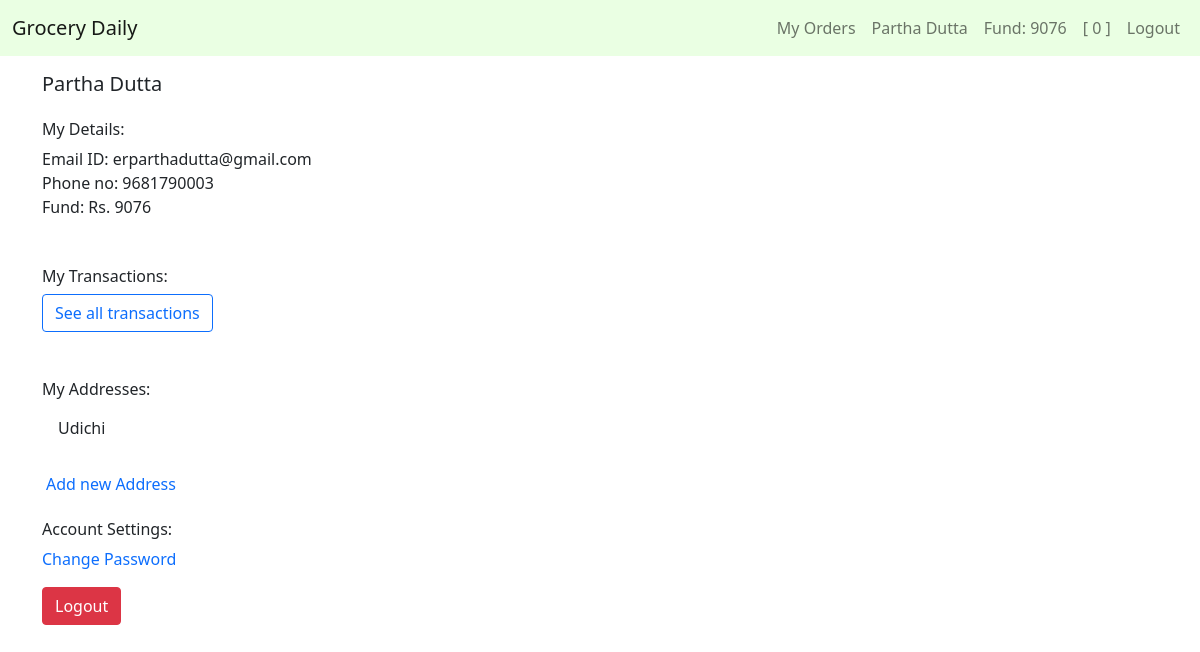
The app's page /account (signed in) with its own data.
### tables this page shows
CREATE TABLE users (user_id INTEGER PRIMARY KEY AUTOINCREMENT NOT NULL, name TEXT NOT NULL, email TEXT NOT NULL, phone INTEGER NOT NULL, hash TEXT NOT NULL, cash NUMERIC DEFAULT 0.00);

### app.py (the view)
@app.route("/account", methods=["GET", "POST"])
@login_required
def account():
    user_id = session["user_id"]
    user_data = db.execute("SELECT * FROM users WHERE user_id = ?;", user_id)
    address = db.execute("SELECT address FROM address WHERE user_id= ?", f'{user_id}')
    address = address[0]['address']
    address = json.loads(address)
    return render_template("account.html", user_data=user_data, address=address)

### app.py (called while the page is built)
@app.after_request
def after_request(response):
    response.headers["Cache-Control"] = "no-cache, no-store, must-revalidate"
    response.headers["Expires"] = 0
    response.headers["Pragma"] = "no-cache"
    return response

def login_required(f):
    @wraps(f)
    def decorated_function(*args, **kwargs):
        if session.get("user_id") is None:
            return redirect("/login")
        return f(*args, **kwargs)
    return decorated_function

### templates/account.html (shortened to what this page needs)
{% extends "layout.html" %}
{% block user %}
    {{ user_data[0]["name"] }}
{% endblock %}
{% block fund %}
    Fund: {{ user_data[0]["cash"] }}
{% endblock %}
{% block cart %}
    {{ cart|length }}
{% endblock %}
{% block main %}
    <div class="container mt-3">
        <div class="row justify-content-center">
            <div class="col-12">
                <h5>{{user_data[0]['name']}}</h5>
            </div>
        </div>
    </div>
    <div class="container mt-3">
        <div class="row justify-content-center">
            <div class="col-12">
                <h6>My Details:</h6>
            </div>
        </div>
        <div class="row justify-content-start">
            <div class="col-12">
                Email ID: {{user_data[0]['email']}}
            </div>
            <div class="col-12">
                Phone no: {{user_data[0]['phone']}}
            </div>
            <div class="col-12">
                Fund: Rs. {{user_data[0]['cash']}}
            </div>
        </div>
    </div>
    <div class="container mb- mt-5">
        <div class="row justify-content-start">
            <div class="col-12">
                <h6>My Transactions:</h6>
            </div>
            <div class="col-lg-4 col-12">
                <a class = "btn btn-outline-primary" href="/transactions">See all transactions</a>
            </div>
        </div>
    </div>
    <div class="container mb- mt-5">
        <div class="row justify-content-start">
            <div class="col-12">
                <h6>My Addresses:</h6>
            </div>
        </div>
        <div class="row">
            <ul class="list-group-flush">
            {% for i in address %}
                <li class="list-group-item">{{ i['address'] }}</li>
            {% endfor %}
            </ul>
                <a class="nav-link" href="/add_address">Add new Address</a>
        </div>
    </div>
    <div class="container mb-3 mt-3">
        <div class="row justify-content-start">
            <div class="col-12">
                <h6>Account Settings:</h6>
            </div>
        </div>
        <div class="row mt-3justify-content-start">
            <div class="col-12">
                <a style="text-decoration: none" href="/change_password"><span>Change Password</span></a>
            </div>
        </div>
        <div class="row mt-3 justify-content-start">
            <div class="col-12">
                <a type="button" class = "btn btn-danger"style="text-decoration: none" href="/logout"><span style="color: white;">Logout</span></a>
            </div>
        </div>
    </div>
{% endblock %}

### records on screen
users: name "Partha Dutta", cash "9076", email "erparthadutta@gmail.com", phone "9681790003"

### other values on screen
{{ cart|length }} "0"
{{ i['address'] }} "Udichi"
